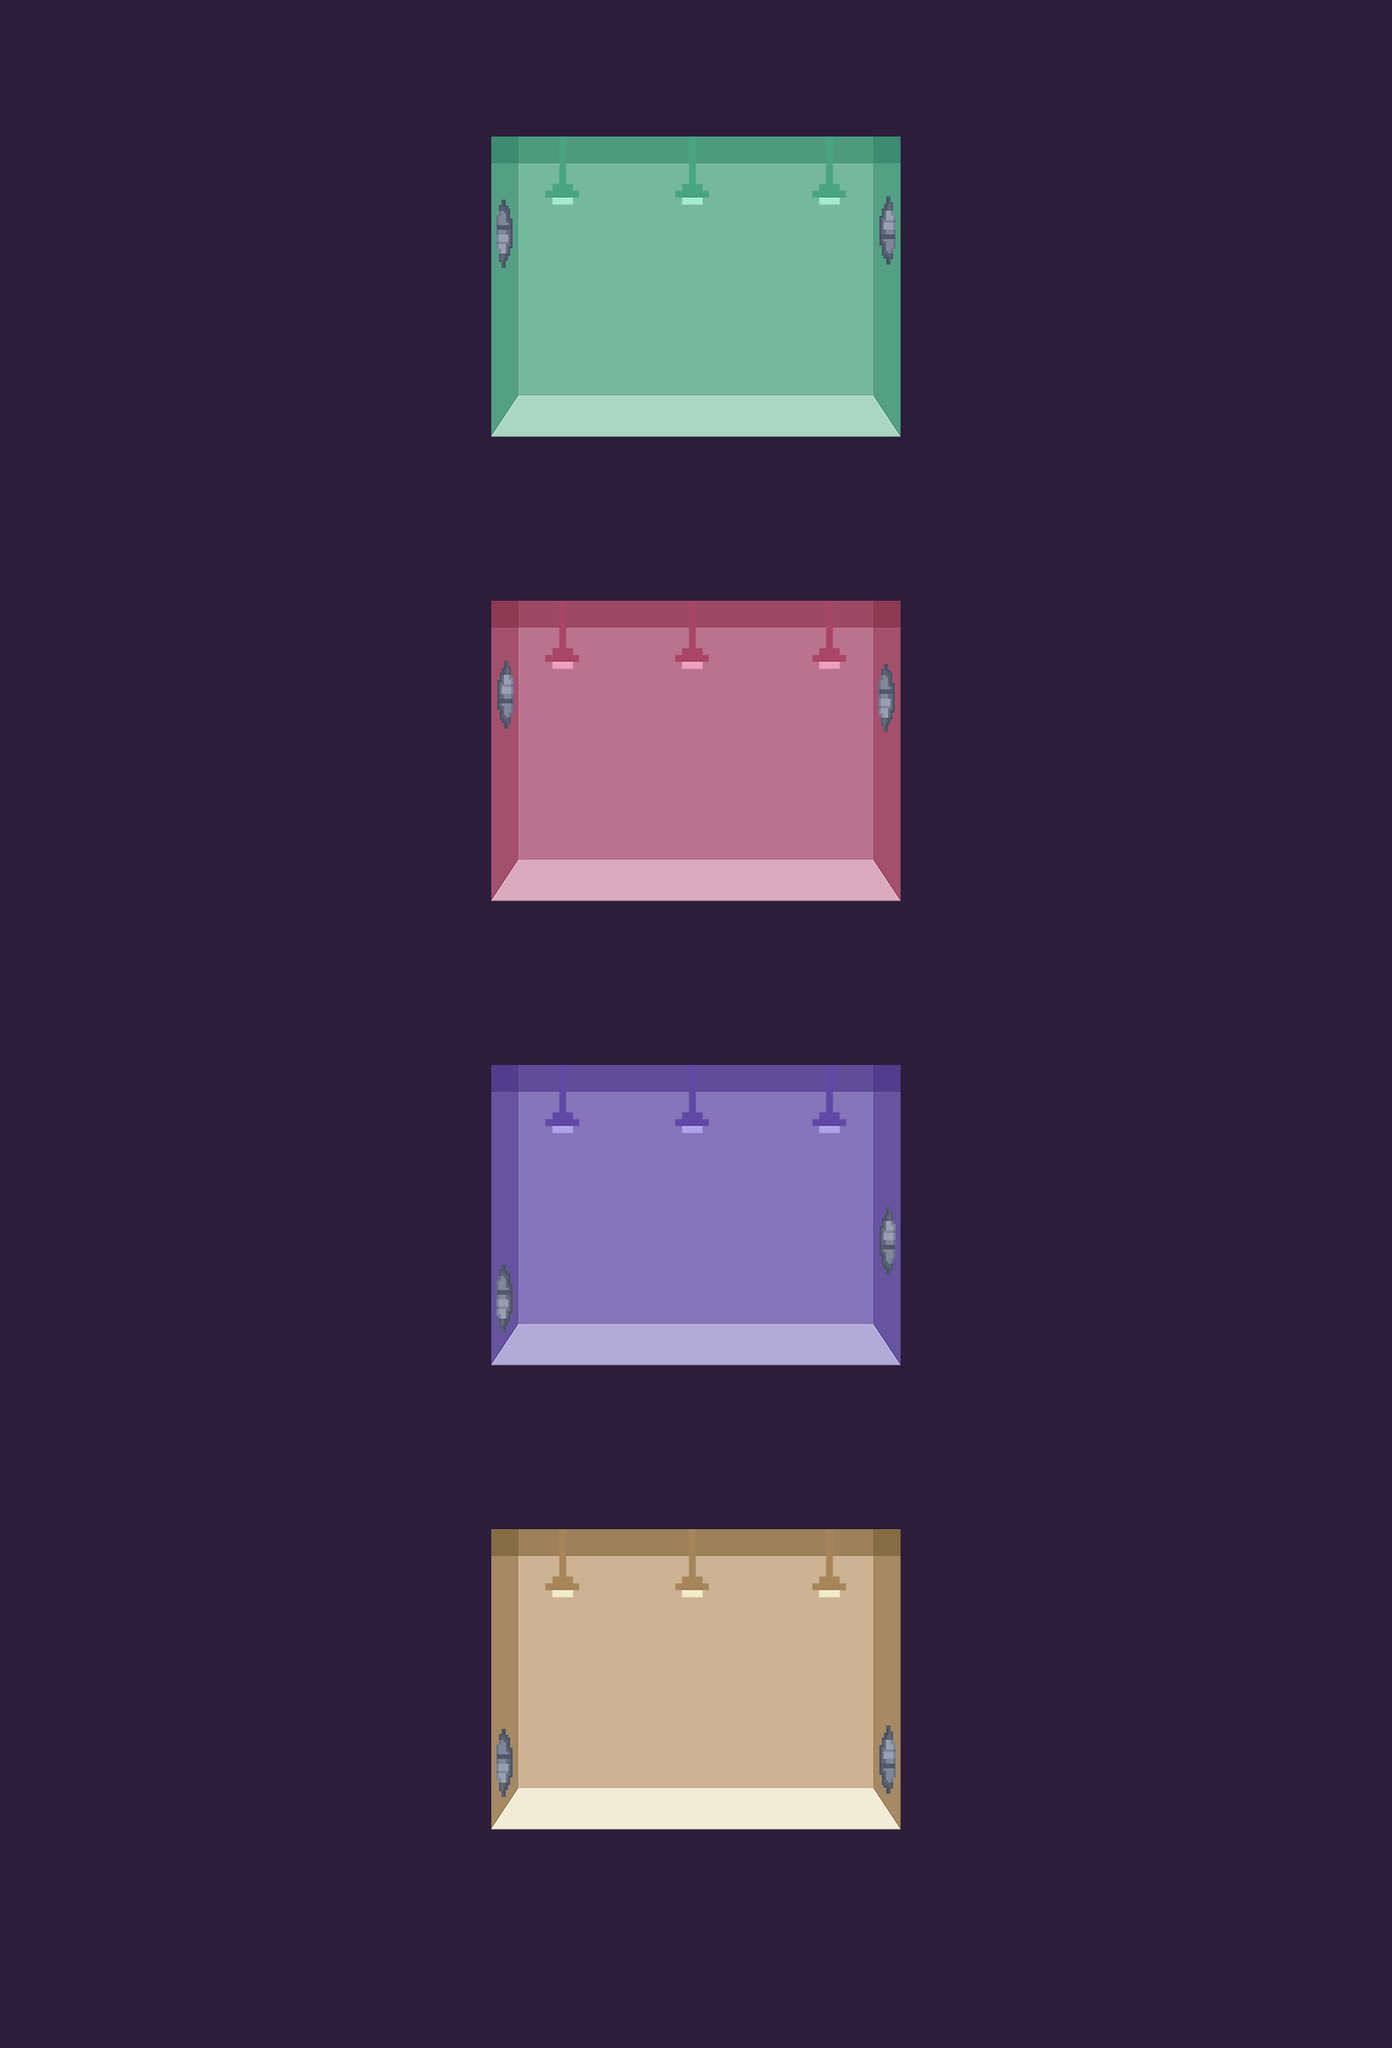

This is a level from a 2D game, rendered from its Tiled map with the project's own tilesets. A one-line summary and the map file follow, with tile-layer data summarised:
An orthogonal 51x75 tile map with 32x32 px tiles, 3 tile layers (background, collision, objects), 5 tilesets.

<map version="1.0" orientation="orthogonal" renderorder="right-down" width="51" height="75" tilewidth="32" tileheight="32" nextobjectid="1">
 <tileset firstgid="1" name="pipe_opening" tilewidth="32" tileheight="32" tilecount="3" columns="1">
  <image source="pipe_opening.png" trans="ffffff" width="32" height="101" />
 </tileset>
 <tileset firstgid="4" name="green_room" tilewidth="32" tileheight="32" tilecount="414" columns="23">
  <image source="../../Stage1/Map/Rooms/green_room.png" trans="ffffff" width="738" height="600" />
 </tileset>
 <tileset firstgid="418" name="pink_room" tilewidth="32" tileheight="32" tilecount="414" columns="23">
  <image source="../../Stage1/Map/Rooms/pink_room.png" trans="ffffff" width="738" height="600" />
 </tileset>
 <tileset firstgid="832" name="purple_room" tilewidth="32" tileheight="32" tilecount="414" columns="23">
  <image source="../../Stage1/Map/Rooms/purple_room.png" trans="ffffff" width="738" height="600" />
 </tileset>
 <tileset firstgid="1246" name="sand_room" tilewidth="32" tileheight="32" tilecount="414" columns="23">
  <image source="../../Stage1/Map/Rooms/sand_room.png" trans="ffffff" width="738" height="600" />
 </tileset>
 <layer name="background" width="51" height="75">
  <data>[3825 cells, 3825 non-empty, 661 distinct tile ids]</data>
 </layer>
 <layer name="collision" width="51" height="75">
  <data>[3825 cells, 140 non-empty, 140 distinct tile ids]</data>
 </layer>
 <layer name="objects" width="51" height="75">
  <data>[3825 cells, 24 non-empty, 3 distinct tile ids]</data>
 </layer>
</map>
